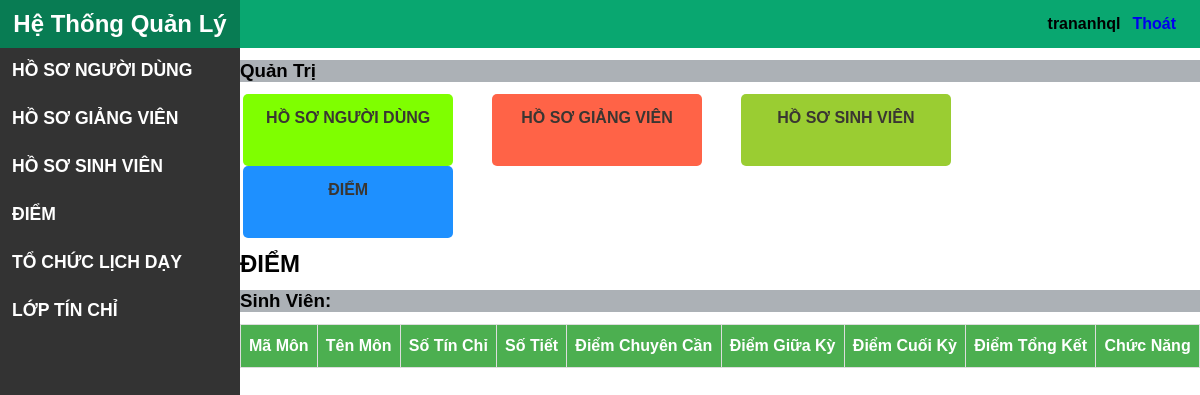
Before: /Diem/XemDiem/SV001 (signed in) with the older database file.
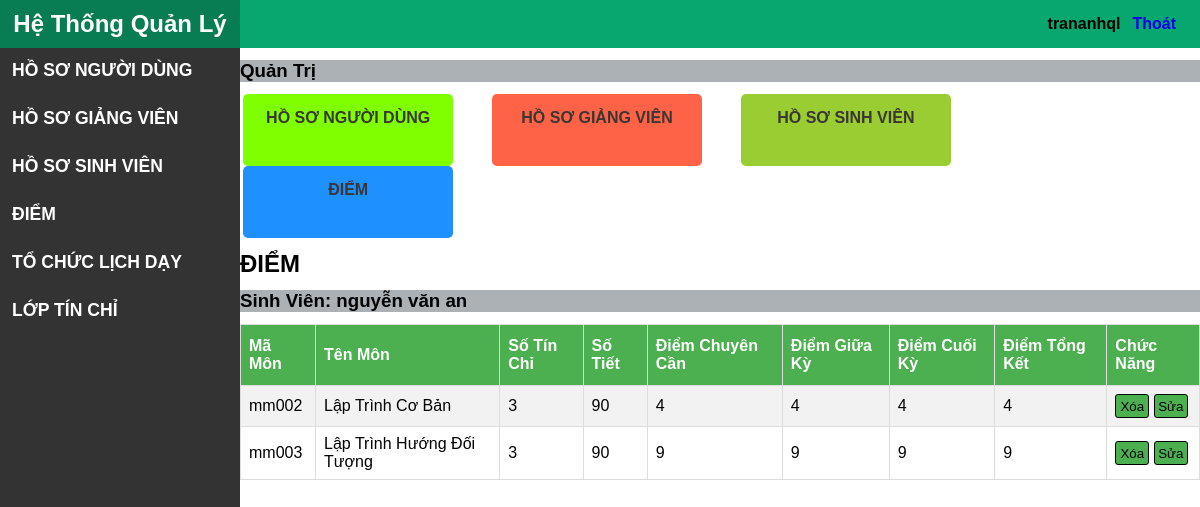
After: the same page with the newer database file.
### tables this page shows
CREATE TABLE `sinhvien` (
  `masv` varchar(20) NOT NULL,
  `tensv` varchar(100) DEFAULT NULL,
  `ngaysinh` date DEFAULT NULL,
  `gioitinh` bit(1) DEFAULT NULL,
  `quequan` varchar(100) DEFAULT NULL,
  `sdt` varchar(20) DEFAULT NULL,
  `malop` varchar(20) DEFAULT NULL
);

CREATE TABLE `diem` (
  `matochuday` varchar(20) NOT NULL,
  `masv` varchar(20) NOT NULL,
  `diemchuyencan` float DEFAULT NULL,
  `diemgiuaky` float DEFAULT NULL,
  `diemcuoiky` float DEFAULT NULL,
  `diemtongket` float DEFAULT NULL
);

CREATE TABLE `mon` (
  `mamon` varchar(20) NOT NULL,
  `tenmon` varchar(100) DEFAULT NULL,
  `sotinchi` int(11) DEFAULT NULL,
  `sotiet` int(11) DEFAULT NULL,
  `makhoa` varchar(20) DEFAULT NULL
);

### mvc/core/Controller.php (called while the page is built, shortened)
<?php
class Controller
{
    public function view($view, $data = [])
    {
        require_once "./mvc/views/" . $view . ".php";
    }
}

### mvc/controllers/Diem.php (called while the page is built, shortened)
<?php
class Diem extends Controller
{
    public function XemDiem($masv)
    {
        $daoDiem = $this->model("DaoDiem");
        $arrDiem = $daoDiem->layDiemTheoMaSV($masv);
        $this->view("LayoutQuanTri", ["page" => "DiemXemDanhSachDiem", "css" => "XemDanhSachSV", "arrDiem" => $arrDiem]);
    }
}

### mvc/core/App.php (called while the page is built, shortened)
<?php
class App
{
   protected $action = "SayHi";
   protected $params = [];
   function __construct()
   {
      $arr = $this->UrlProcess();
      $this->controller=new $this->controller;
      unset($arr[0]);
      if (isset($arr[1])) {
         if (method_exists($this->controller, $arr[1])) {
            $this->action = $arr[1];
         }
      }
      unset($arr[1]);
      if (isset($arr)) {
         $this->params = $arr;
      } else {
         $this->params = [];
      }
      call_user_func_array([$this->controller,$this->action],$this->params);
   }
   function UrlProcess()
   {
      if (isset($_GET['url'])) {
         return explode('/', filter_var(trim($_GET['url'], '/')));
      }
   }
}

### index.php (called while the page is built, shortened)
<?php
$myApp = new App();

### mvc/core/DB.php (called while the page is built, shortened)
<?php
class DB
{
    protected $serverName = "localhost";
    protected $userName = "root";
    protected $password = "";
    function __construct()
    {
        $this->conn=mysqli_connect($this->serverName,$this->userName,$this->password);
     }
}

### mvc/models/DaoDiem.php (called while the page is built, shortened)
<?php
class DaoDiem extends DB
{
    public function layDiemTheoMaSV($masv)
    {
        $array = [];
        $sql = "SELECT M.mamon,M.tenmon,M.sotinchi,M.sotiet,D.matochuday,SV.masv,SV.tensv,D.diemchuyencan,D.diemgiuaky,D.diemcuoiky,D.diemtongket FROM diem AS D JOIN sinhvien AS SV ON D.masv=SV.masv JOIN tochuday TCD ON D.matochuday=TCD.matochuday JOIN loptinchi AS LTC ON LTC.maltc=TCD.maltc JOIN mon AS M ON M.mamon=LTC.mamon WHERE D.masv='$masv'";
        $result = mysqli_query($this->conn, $sql);
        while ($row = mysqli_fetch_assoc($result)) {
            $array[] = $row;
        }
        return $array;
    }
}

### mvc/views/pages/DiemXemDanhSachDiem.php (the view)
<div class="content-main">
    <h2>ĐIỂM</h2>
    <h3>Sinh Viên:
        <?php
        if (!empty($data["arrDiem"][0]["tensv"])) echo $data["arrDiem"][0]["tensv"]
        ?></h3>
    <table id="customers">
        <tr>
            <th>Mã Môn</th>
            <th>Tên Môn</th>
            <th>Số Tín Chỉ</th>
            <th>Số Tiết</th>
            <th>Điểm Chuyên Cần</th>
            <th>Điểm Giữa Kỳ</th>
            <th>Điểm Cuối Kỳ</th>
            <th>Điểm Tổng Kết</th>
            <th>Chức Năng</th>
        </tr>
        <?php
        $dem = count($data["arrDiem"]);
        for ($i = 0; $i < $dem; $i++) {
            echo '<tr>
            <td>' . $data["arrDiem"][$i]["mamon"] . '</td>
            <td>' . $data["arrDiem"][$i]["tenmon"] . '</td>
            <td>' . $data["arrDiem"][$i]["sotinchi"] . '</td>
            <td>' . $data["arrDiem"][$i]["sotiet"] . '</td>
            <td>' . $data["arrDiem"][$i]["diemchuyencan"] . '</td>
            <td>' . $data["arrDiem"][$i]["diemgiuaky"] . '</td>
            <td>' . $data["arrDiem"][$i]["diemcuoiky"] . '</td>
            <td>' . $data["arrDiem"][$i]["diemtongket"] . '</td>
            <td>
            <a href="Diem/XoaDiem/' . $data["arrDiem"][$i]["matochuday"] . '/' . $data["arrDiem"][$i]["masv"] . '" ><button class="btn">Xóa</button></a>
            <a href="Diem/SuaDiem/' . $data["arrDiem"][$i]["matochuday"] . '/' . $data["arrDiem"][$i]["masv"] . '" ><button class="btn">Sửa</button></a>
            </td>
        </tr>';
        }
        ?>
    </table>
</div>

### mvc/views/LayoutQuanTri.php (shortened to what this page needs)
<!DOCTYPE html>
<html lang="en">
<head>
    <link href="public/css/QuanTri.css" rel="stylesheet" type="text/css" />
    <link href="public/css/<?php echo $data["css"] ?>.css" rel="stylesheet" type="text/css" />
</head>
<body>
    <div>
        <div class="main">
            <header class="clearfix">
                <a href="HeThongQuanTri">
                    <h2 class="title-page">Hệ Thống Quản Lý</h2>
                </a>
                <span class="user"><b class="user-icon"><?php
                    if(!empty($_SESSION['user'])){
                        echo $_SESSION['user'];
                    }else{
                        header("Location: ".$this->getLocalhost()."");
                    }
                ?></b><b class="name-user"><a href="DangNhap/Thoat">Thoát</a></b></span>
            </header>
        </div>
        <section class="content clearfix">
            <div class="nav-admin">
                <nav>
                    <ul class="nav-menu">
                        <li id="btnNguoidung">
                            <span>HỒ SƠ NGƯỜI DÙNG</span>
                        </li>
                        <li id="btnGiangVien">
                            <span>HỒ SƠ GIẢNG VIÊN</span>
                        </li>
                        <li id="btnSinhVien">
                            <span>HỒ SƠ SINH VIÊN</span>
                        </li>
                        <li id="btnDiem">
                            <span>ĐIỂM</span>
                        </li>
                        <li id="btnToChuLichDay">
                            <span>TỔ CHỨC LỊCH DẠY</span>
                        </li>
                        <li id="btnLopTinChi">
                            <span>LỚP TÍN CHỈ</span>
                        </li>
                    </ul>
                </nav>
            </div>
            <div class="content-admin">
                <h3 style="background-color: rgb(172, 177, 182);">Quản Trị</h3>
                <div class="transfer-bar-nav clearfix">
                    <ul>
                        <a href="NguoiDung">
                            <li class="bar">
                                HỒ SƠ NGƯỜI DÙNG
                            </li>
                        </a>
                        <a href="GiangVien">
                            <li class="bar">
                                HỒ SƠ GIẢNG VIÊN
                            </li>
                        </a>
                        <a href="SinhVien">
                            <li class="bar">
                                HỒ SƠ SINH VIÊN
                            </li>
                        </a>
                        <a href="Diem">
                            <li id="li-cuoi" class="bar">
                                ĐIỂM
                            </li>
                        </a>
                    </ul>
                </div>
                <?php require_once "./mvc/views/pages/" . $data["page"] . ".php"; ?>
            </div>
        </section>
    </div>
</body>
</html>

### public/css/QuanTri.css (style rules this page uses)
* { margin: 0px; padding: 0px; }
body { font-size: 1em; font-family: Helvetica, sans-serif; background-color: white; }
header { background-color: #09A770; height: 4vw; }
header .title-page { display: inline-block; width: 20%; text-align: center; background-color: #087c53; line-height: 2em; height: 4vw; color: white; }
a { text-decoration: none; }
ul { list-style: none; }
.clearfix { zoom: 1; }
.clearfix::after { clear: both; content: "."; display: block; height: 0px; line-height: 0px; visibility: hidden; }
header .user { float: right; margin-right: 2vw; line-height: 3em; }
header .user .user-icon { margin-right: 1vw; }
.content .nav-admin { width: 20%; float: left; height: 100vw; background-color: rgb(51, 51, 51); }
.content .content-admin { width: 80%; float: left; }
.content .nav-admin .nav-menu>li { font-size: 1.1em; font-weight: bold; height: 4vw; line-height: 2.5em; }
.content .nav-admin .nav-menu>li>span { margin-left: 1vw; color: white; }
.content .content-admin h3 { margin: 1vw 0vw; }
.content .content-admin .transfer-bar-nav ul li { background-color: aqua; float: left; width: 22%; height: 6vw; margin-right: 4%; border-radius: 5px; line-height: 2em; }
.content .content-admin .transfer-bar-nav { margin-left: 0.3%; margin-bottom: 1vw; }
.content .content-admin .transfer-bar-nav ul .bar { font-weight: bold; color: rgb(58, 54, 50); text-align: center; line-height: 3em; }

### public/css/XemDanhSachSV.css (style rules this page uses)
#customers { font-family: "Trebuchet MS", Arial, Helvetica, sans-serif; border-collapse: collapse; width: 100%; }
#customers td, #customers th { border: 1px solid #ddd; padding: 8px; }
#customers tr:nth-child(even) { background-color: #f2f2f2; }
#customers th { padding-top: 12px; padding-bottom: 12px; text-align: left; background-color: #4CAF50; color: white; }
.content-main h3 { background-color: rgb(172, 177, 182); }
.btn { width: 45%; height: 2vw; background-color: #4CAF50; border: 1px solid black; border-radius: 3px; }

Changed rows visible on the page:
now on this page (row unchanged): sinhvien: tensv "nguyễn văn an"
added diem: mon.mamon "mm002", mon.tenmon "Lập Trình Cơ Bản", mon.sotinchi "3", mon.sotiet "90", diemchuyencan "4", diemgiuaky "4", diemcuoiky "4", diemtongket "4"
added diem: mon.mamon "mm003", mon.tenmon "Lập Trình Hướng Đối Tượng", mon.sotinchi "3", mon.sotiet "90", diemchuyencan "9", diemgiuaky "9", diemcuoiky "9", diemtongket "9"
